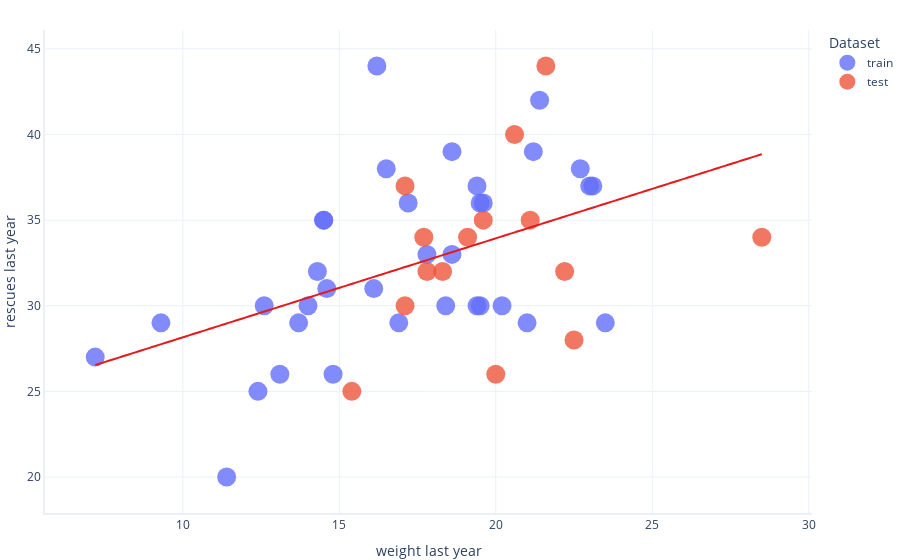

Write notebook code for a chart like this one.
### Markdown cell above
We notice that these sets are different, and that the _training set_ and _test set_ contain 70% and 30% of the overall data, respectively.

Let's have a look at how the _training set_ and _test set_ are separated out:

### Code cell
# You don't need to understand this code well
# It's just used to create a scatter plot

# concatenate training and test so they can be graphed
plot_set = pandas.concat([train,test])
plot_set["Dataset"] = ["train"] * len(train) + ["test"] * len(test)

# Create graph
graphing.scatter_2D(plot_set, "weight_last_year", "rescues_last_year", "Dataset", trendline = lambda x: model.params[1] * x + model.params[0])
